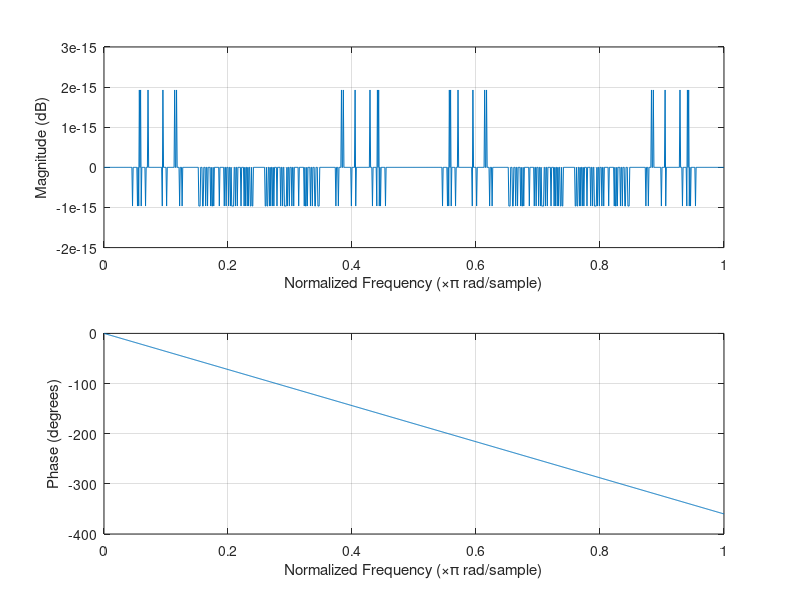

Write the MATLAB code that produced this figure. (Note: this script raises an error after producing the figure.)
%% narrowband noise cancellation
clear;close all;clc
dotnumber=3e3;
fs=8e3;%%sampling rate
f_u=400;%%reference signal's frequency
f_d=410;%%desired signal's frequency
w_u=2*pi*f_u/fs;%%reference signal's digital omega
w_d=2*pi*f_d/fs;%%reference signal's digital omega
u=exp(1j*w_u*(0:dotnumber));
% u1=cos(w_u*(0:dotnumber));
% d=cos(w_d*(0:dotnumber));
d=sin(w_d*(0:dotnumber));
e=zeros(dotnumber,1);
W=zeros(dotnumber,1);
miu=1e-2;
len_S=3;%%delay time =len_S-1
S=zeros(len_S,1);
S(len_S)=1;
num_fft=1000;
delta_w=2*pi/num_fft;
idx_w0=floor(w_u/delta_w+1);
SW=freqz(S,1,num_fft);
freqz(S,1,num_fft)
S_w0=SW(idx_w0);
y=zeros(len_S,1);
for n=1:dotnumber   
    y1=real(W(n)*u(n));
%     y1=(W(n)*u(n));
%     y1=W(n)*u1(n);
    y=[y1;y(1:end-1)];
    e(n)=d(n)+S'*y;
    W(n+1)=W(n)-miu*e(n)*conj(S_w0)*exp(-1j*n*2*pi*f_u/fs);
end
figure
subplot 211
plot(abs(e).^2)
Grid_set
ylabel('MSE','Interpreter','latex','FontSize',12);
axis tight
subplot 212
plot(abs(W))
Grid_set
xlabel('iteration','Interpreter','latex','FontSize',12);
ylabel('$\|W\|$','Interpreter','latex','FontSize',12);
axis tight